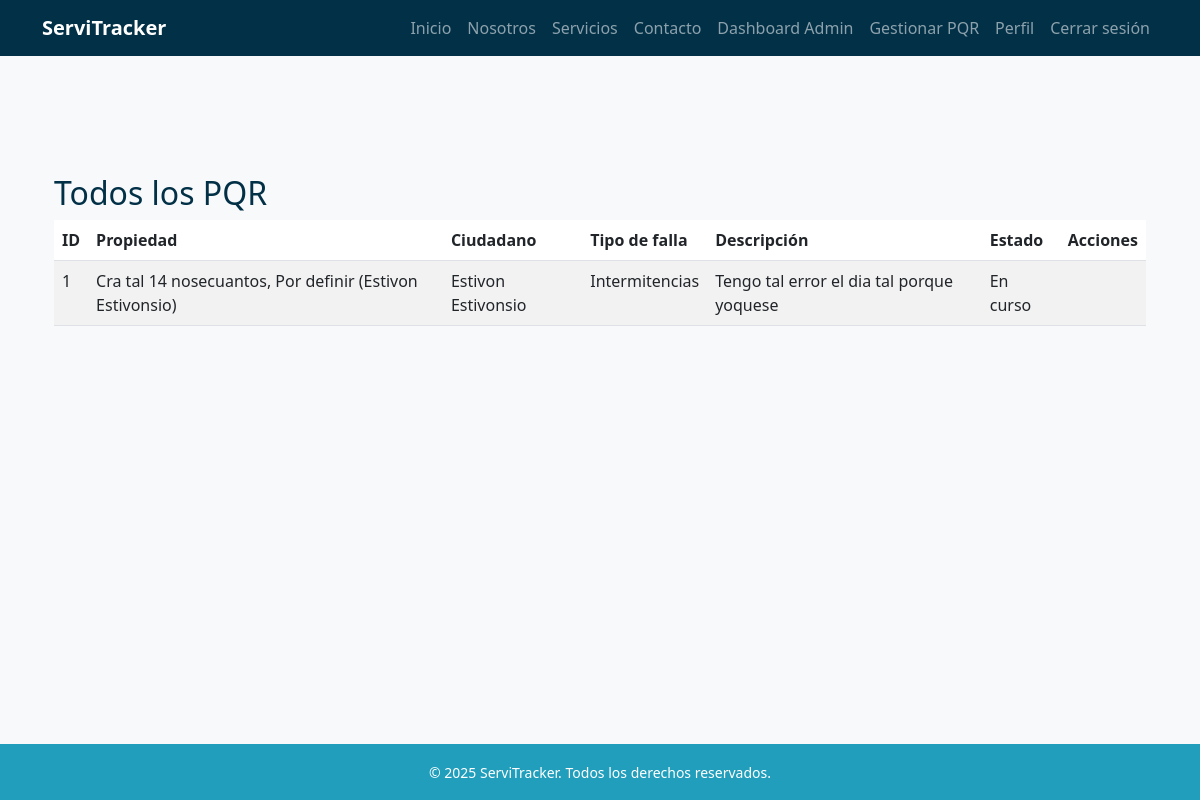
/pqr/admin/ (signed in), run on an earlier commit of the app's database.
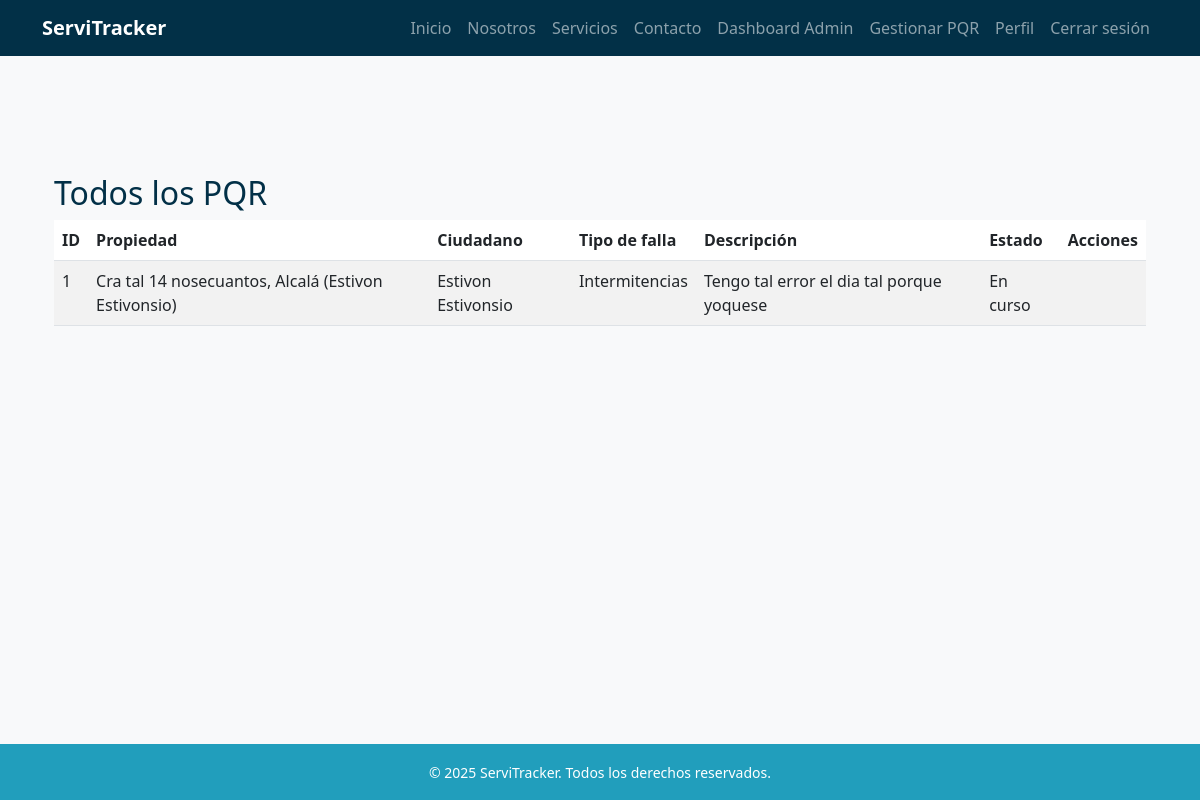
And on a later commit of the database.
### pqr/models.py (models this page shows, shortened)
class PQR(models.Model):
    ciudadano = models.ForeignKey(
        settings.AUTH_USER_MODEL,
        on_delete=models.SET_NULL,
        null=True,
        blank=True,
        related_name="pqrs_ciudadano"
    )
    propiedad = models.ForeignKey(
        Propiedad,
        on_delete=models.SET_NULL,
        null=True,
        blank=True
    )
    tipo_falla = models.ForeignKey(
        TipoFalla,
        on_delete=models.PROTECT
    )
    descripcion = models.TextField()
    estado = models.ForeignKey(
        EstadoPQR,
        on_delete=models.PROTECT
    )
    tecnico_asignado = models.ForeignKey(
        settings.AUTH_USER_MODEL,
        on_delete=models.SET_NULL,
        null=True,
        blank=True,
        related_name="pqrs_tecnico"
    )
    fecha_creacion = models.DateTimeField(auto_now_add=True)
    fecha_actualizacion = models.DateTimeField(auto_now=True)
    def actualizar_estado_urgencia(self):
        if self.estado.nombre == "Pendiente":
            dias = (timezone.now() - self.fecha_creacion).days
            if dias >= 7:
                urgente = EstadoPQR.objects.get(nombre="Muy urgente")
                self.estado = urgente
                self.save()
            elif dias >= 3:
                urgente = EstadoPQR.objects.get(nombre="Urgente")
                self.estado = urgente
                self.save()

class TipoFalla(models.Model):
    nombre = models.CharField(max_length=100)
    def __str__(self):
        return self.nombre

class EstadoPQR(models.Model):
    nombre = models.CharField(max_length=50)

### propiedades/models.py (models this page shows)
class Propiedad(models.Model):
    usuario = models.ForeignKey(
        settings.AUTH_USER_MODEL,
        on_delete=models.CASCADE,
        related_name='propiedades'
    )
    departamento = models.CharField(max_length=100)
    ciudad = models.CharField(max_length=100)
    direccion = models.CharField(max_length=200)
    activa = models.BooleanField(default=True)
    def __str__(self):
        nombre = self.usuario.get_full_name() if hasattr(self.usuario, 'get_full_name') else str(self.usuario)
        return f"{self.direccion}, {self.ciudad} ({nombre})"

### usuarios/models.py (models this page shows)
class Usuario(AbstractBaseUser, PermissionsMixin):
    ROLES = [
        ("administrador", "Administrador"),
        ("agente", "Agente"),
        ("tecnico", "Técnico"),
        ("ciudadano", "Ciudadano"),
    ]
    documento = models.CharField(max_length=20, unique=True)
    email = models.EmailField(blank=True, null=True)
    nombres = models.CharField(max_length=100, blank=True, null=True)
    apellidos = models.CharField(max_length=100, blank=True, null=True)
    rol = models.CharField(max_length=20, choices=ROLES, default="ciudadano")
    especialidad = models.ForeignKey(Especialidad, on_delete=models.SET_NULL, null=True, blank=True)
    is_active = models.BooleanField(default=True)
    is_staff = models.BooleanField(default=False)
    date_joined = models.DateTimeField(auto_now_add=True)
    objects = UsuarioManager()
    USERNAME_FIELD = "documento"
    REQUIRED_FIELDS = []  # puedes agregar 'email' si quieres que sea obligatorio
    def __str__(self):
        return self.get_public_name()
    def get_full_name(self):
        nombre = (self.nombres or "").strip()
        apellido = (self.apellidos or "").strip()
        full = f"{nombre} {apellido}".strip()
        return full or ""
    def get_public_name(self):
        return self.get_full_name() or "Usuario"

### pqr/views.py (the view)
# urls.py: path('admin/', views.lista_pqr_admin, name='lista_pqr_admin'),        # Admin/Agente: todos los PQR
@user_passes_test(lambda u: u.rol in ["agente", "administrador"])
def lista_pqr_admin(request):
    pqr_list = PQR.objects.all()
    for pqr in pqr_list:
        pqr.actualizar_estado_urgencia()
    return render(request, 'pqr/lista.html', {'pqr_list': pqr_list})

### templates/pqr/lista.html (shortened to what this page needs)
{% extends 'base.html' %}
{% block content %}
<div class="container my-5">
    <h2 class="text-blue-dark">Todos los PQR</h2>
    <table class="table table-striped">
        <thead>
            <tr>
                <th>ID</th>
                <th>Propiedad</th>
                <th>Ciudadano</th>
                <th>Tipo de falla</th>
                <th>Descripción</th>
                <th>Estado</th>
                <th>Acciones</th>
            </tr>
        </thead>
        <tbody>
            {% for pqr in pqr_list %}
            <tr>
                <td>{{ pqr.id }}</td>
                <td>{{ pqr.propiedad }}</td>
                <td>{{ pqr.ciudadano }}</td>
                <td>{{ pqr.tipo_falla }}</td>
                <td>{{ pqr.descripcion }}</td>
                <td>{{ pqr.estado.nombre }}</td>
                <td>
                </td>
            </tr>
            {% empty %}
            <tr><td colspan="7">No hay PQR registrados.</td></tr>
            {% endfor %}
        </tbody>
    </table>
</div>
{% endblock %}

What changed in the data, as far as the page shows it:
changed through a linked row, PQR "Tengo tal error el dia tal porque yoquese": propiedad "Cra tal 14 nosecuantos, Por definir (Estivon Estivonsio)" → "Cra tal 14 nosecuantos, Alcalá (Estivon Estivonsio)"
